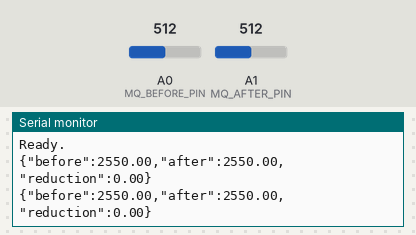
A sketch run on a simulated Arduino Uno, built with avr-gcc and run on an emulated ATmega328P. Shown: the last lines printed to the serial monitor. The inputs (shaded band) are chosen by the test bench; at power-on: A0 (MQ_BEFORE_PIN) = 512, A1 (MQ_AFTER_PIN) = 512.

Above: at 1.7 s.
1.8 s: A0 (MQ_BEFORE_PIN) set to 716
At 3.1 s:
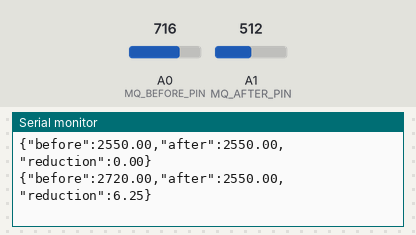
3.3 s: A1 (MQ_AFTER_PIN) set to 716
At 4.0 s:
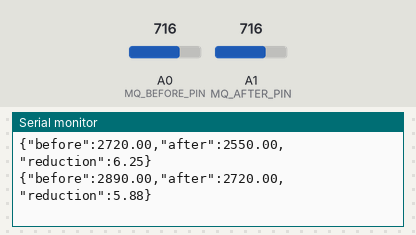
4.8 s: A0 (MQ_BEFORE_PIN) set to 900
At 6.1 s:
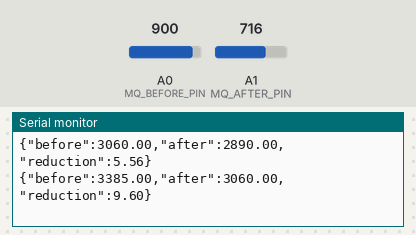
6.3 s: A1 (MQ_AFTER_PIN) set to 900
At 7.4 s:
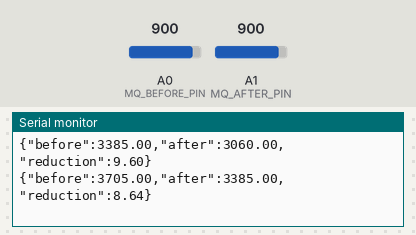
Timing chart, 0 to 8.8 s (numbered marks = the images above; inputs shaded):
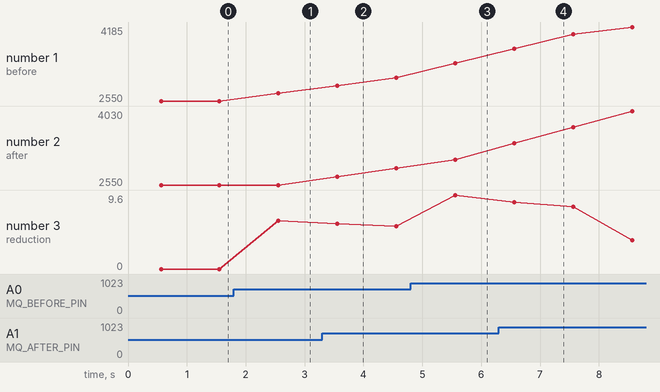

Measured:
- after the input at 1.8 s, the serial monitor: prints a new line after 0.75 s (image 1)
- after the input at 3.3 s, the serial monitor: prints a new line after 0.26 s (image 2)
- after the input at 4.8 s, the serial monitor: prints a new line after 0.76 s (image 3)
- after the input at 6.3 s, the serial monitor: prints a new line after 0.26 s (image 4)
- plotted number 1: 2550 → 2720 after the input at 1.8 s, 3060 → 3385 after the input at 4.8 s
- plotted number 3: 0 → 6.25 after the input at 1.8 s, 6.25 → 5.56 after the input at 3.3 s, 5.56 → 9.6 after the input at 4.8 s, 9.6 → 3.7 after the input at 6.3 s

The sketch:

silencer.ino
```cpp
// Enviromotive - MQ7 Before/After Logger (NO OLED)

#include <Arduino.h>

// Sensor pins
const uint8_t MQ_BEFORE_PIN = A0;
const uint8_t MQ_AFTER_PIN = A1;

// Simple smoothing
const uint8_t SMOOTH_SAMPLES = 6;
float beforeBuffer[SMOOTH_SAMPLES];
float afterBuffer[SMOOTH_SAMPLES];
uint8_t idx = 0;

// Calibration constants (PLACEHOLDERS)
const float CAL_A = 5.0;
const float CAL_B = -10.0;

// Highest values tracking
float highestBefore = 0;
float highestAfter = 0;
float highestReduction = 0;

// Convert analog(0–1023) → ppm (placeholder)
float analogToPpm(int analogVal) {
  float ppm = CAL_A * analogVal + CAL_B;
  if (ppm < 0)
    ppm = 0;
  return ppm;
}

float smoothAverage(float *buf) {
  float s = 0;
  for (uint8_t i = 0; i < SMOOTH_SAMPLES; i++) {
    s += buf[i];
  }
  return s / SMOOTH_SAMPLES;
}

void setup() {
  Serial.begin(9600);
  delay(500);

  Serial.println("Enviromotive MQ7 Logger Started...");
  Serial.println("Initializing...");

  int b0 = analogRead(MQ_BEFORE_PIN);
  int a0 = analogRead(MQ_AFTER_PIN);

  for (uint8_t i = 0; i < SMOOTH_SAMPLES; i++) {
    beforeBuffer[i] = b0;
    afterBuffer[i] = a0;
  }

  Serial.println("Ready.\n");
}

void loop() {

  // Read raw values
  int rawBefore = analogRead(MQ_BEFORE_PIN);
  int rawAfter = analogRead(MQ_AFTER_PIN);

  // Update smoothing buffer
  beforeBuffer[idx] = rawBefore;
  afterBuffer[idx] = rawAfter;
  idx = (idx + 1) % SMOOTH_SAMPLES;

  // Smoothed values
  float smBefore = smoothAverage(beforeBuffer);
  float smAfter = smoothAverage(afterBuffer);

  // Convert to ppm
  float ppmBefore = analogToPpm(round(smBefore));
  float ppmAfter = analogToPpm(round(smAfter));

  // Reduction %
  float reductionPct = 0;
  if (ppmBefore > 0.001) {
    reductionPct = (ppmBefore - ppmAfter) / ppmBefore * 100.0;
    if (reductionPct < 0)
      reductionPct = 0;
  }

  // Update highest records
  if (ppmBefore > highestBefore)
    highestBefore = ppmBefore;
  if (ppmAfter > highestAfter)
    highestAfter = ppmAfter;
  if (reductionPct > highestReduction)
    highestReduction = reductionPct;

  // Emit JSON for the web app
  // Emit JSON for the web app
  Serial.print("{\"before\":");
  Serial.print(ppmBefore);
  Serial.print(",\"after\":");
  Serial.print(ppmAfter);
  Serial.print(",\"reduction\":");
  Serial.print(reductionPct);
  Serial.println("}");

  delay(1000);
}
```
